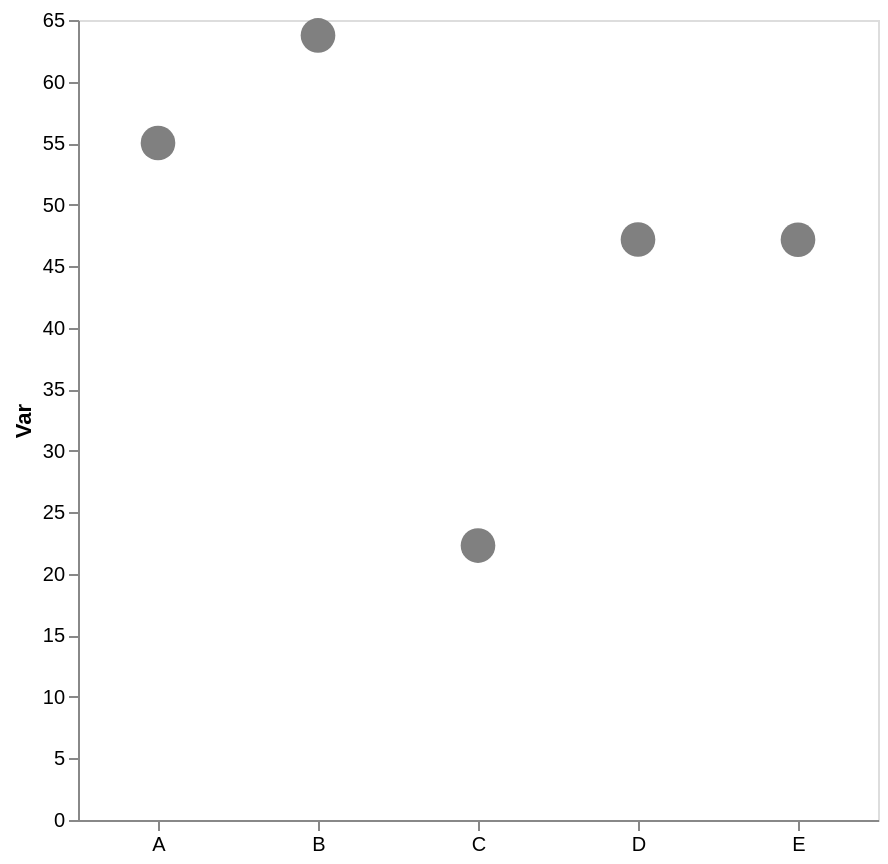

The Vega-Lite source for this figure:
### Vega-Lite specification from a JSON file in a GitHub repository (floating-point values rounded to 4 significant figures)
{"config": {"view": {"continuousWidth": 300, "continuousHeight": 300}, "axis": {"grid": false}, "bar": {"color": "gray"}}, "data": {"name": "data-61798d06debab12ef44cb054de3f2010"}, "mark": {"type": "point", "color": "gray", "filled": true, "size": 300}, "encoding": {"x": {"axis": {"labelAngle": 0, "title": null}, "field": "cat", "type": "nominal"}, "y": {"aggregate": "mean", "axis": {"title": "Var"}, "field": "var1", "type": "quantitative"}}, "height": 400, "width": 400, "$schema": "https://vega.github.io/schema/vega-lite/v5.17.0.json", "datasets": {"data-61798d06debab12ef44cb054de3f2010": [{"cat": "A", "var1": 51.32, "var2": 47.06}, {"cat": "C", "var1": 21.62, "var2": 53.14}, {"cat": "C", "var1": 23.01, "var2": 39.16}, {"cat": "C", "var1": 18.81, "var2": 44.95}, {"cat": "D", "var1": 60.28, "var2": 53.53}, {"cat": "C", "var1": 25.75, "var2": 55.18}, {"cat": "B", "var1": 59.79, "var2": 44.45}, {"cat": "E", "var1": 47.15, "var2": 62.65}, {"cat": "A", "var1": 56.5, "var2": 62.49}, {"cat": "A", "var1": 57.19, "var2": 35.74}, {"cat": "B", "var1": 67.71, "var2": 49.12}, {"cat": "D", "var1": 34.04, "var2": 58.9}]}}
